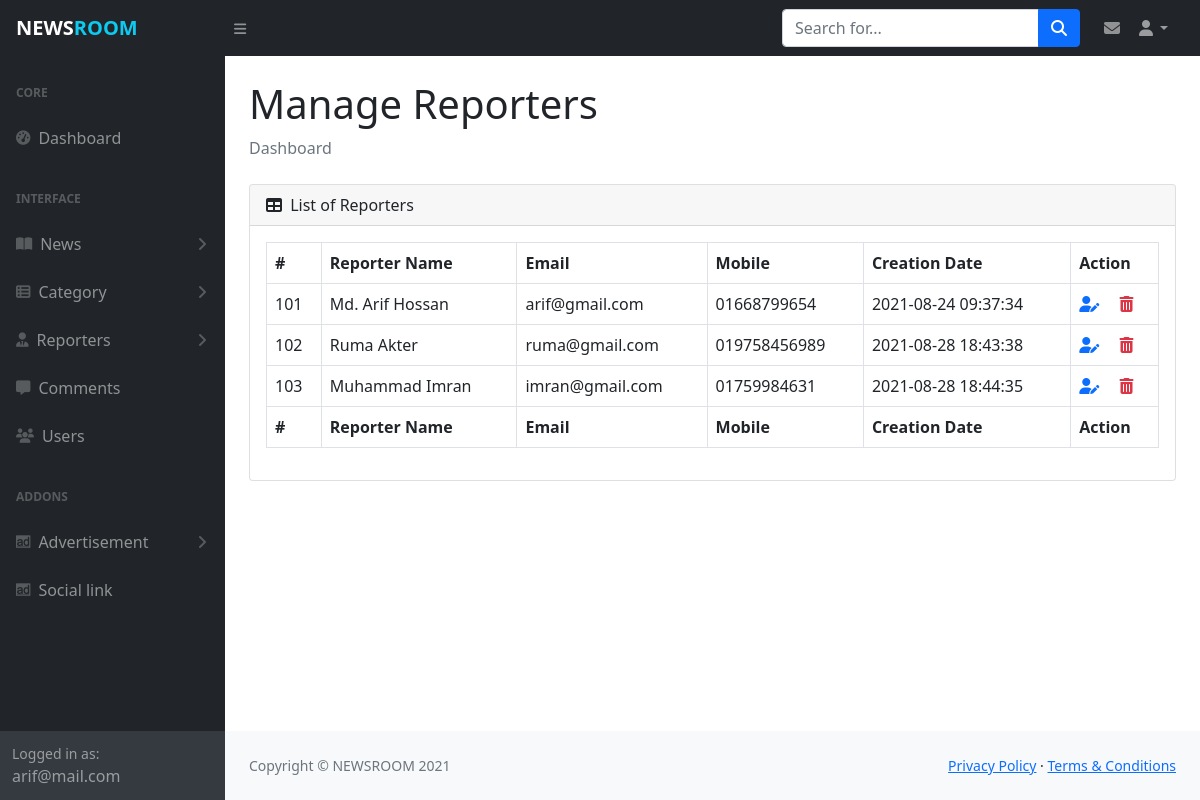
Page /admin/manage_reporters.php (signed in) on the committed database.
### tables this page shows
CREATE TABLE `myadmin` (
  `id` int(11) NOT NULL,
  `admin_name` varchar(30) DEFAULT NULL,
  `admin_mail` varchar(30) NOT NULL,
  `admin_pass` varchar(80) NOT NULL,
  `created_date` timestamp NOT NULL DEFAULT current_timestamp(),
  `updated_date` timestamp NULL DEFAULT NULL ON UPDATE current_timestamp()
);

CREATE TABLE `myreporter` (
  `id` int(11) NOT NULL,
  `reporter_name` varchar(30) NOT NULL,
  `reporter_mail` varchar(30) NOT NULL,
  `reporter_mobile` varchar(14) NOT NULL,
  `reporter_img` varchar(100) NOT NULL,
  `created_date` timestamp NOT NULL DEFAULT current_timestamp()
);

### admin/manage_reporters.php (the view, shortened to what this page needs)
<?php include_once('includes/header.php');?>
<?php
    $sql="SELECT * FROM myreporter";
    $result=$db_config->query($sql);
?>
                <main>
                    <div class="container-fluid px-4">
                        <h1 class="mt-4">Manage Reporters</h1>
                        <ol class="breadcrumb mb-4">
                            <li class="breadcrumb-item active">Dashboard</li>
                        </ol>
                        <div class="card mb-4">
                            <div class="card-header">
                                <i class="fas fa-table me-1"></i>
                                List of Reporters
                            </div>
                            <div class="card-body table-responsive">
                                <table id="datatablesSimple" class="table table-bordered">
                                    <thead>
                                        <tr>
                                            <th>#</th>
                                            <th>Reporter Name</th>
                                            <th>Email</th>
                                            <th>Mobile</th>
                                            <th>Creation Date</th>
                                            <th>Action</th>
                                        </tr>
                                    </thead>
                                    <tfoot>
                                        <tr>
                                            <th>#</th>
                                            <th>Reporter Name</th>
                                            <th>Email</th>
                                            <th>Mobile</th>
                                            <th>Creation Date</th>
                                            <th>Action</th>
                                        </tr>
                                    </tfoot>
                                    <tbody>
                                        <?php while ($data=$result->fetch_assoc()) { ?>
                                        <tr>
                                            <td><?php if (!empty($data['id'])) echo $data['id']; ?></td>
                                            <td><?php if (!empty($data['reporter_name'])) echo $data['reporter_name']; ?></td>
                                            <td><?php if (!empty($data['reporter_mail'])) echo $data['reporter_mail']; ?></td>
                                            <td><?php if (!empty($data['reporter_mobile'])) echo $data['reporter_mobile']; ?></td>
                                            <td><?php if (!empty($data['created_date'])) echo $data['created_date']; ?></td>
                                            <td>
                                                <a href="update_reporter.php?rid=<?php echo $data['id']?>" class="me-3"><i class="fas fa-user-edit"></i></i></a>
                                                <a href="includes/process.php?action=r_del&id=<?php echo $data['id']?>" class="text-danger"><i class="fas fa-trash-alt"></i></a>
                                            </td>
                                        </tr>
                                        <?php } ?>
                                    </tbody>
                                </table>
                            </div>
                        </div>
                    </div>
                </main>
<?php include_once('includes/footer.php');?>

### admin/includes/header.php (shortened to what this page needs)
<?php
    include_once('config.php');
    $sql= "SELECT admin_name, admin_mail FROM myadmin";
    $result= $db_config->query($sql);
    $data= $result->fetch_object();
?>
<!DOCTYPE html>
<html lang="en">
    <head>
        <link href="https://cdn.jsdelivr.net/npm/simple-datatables@latest/dist/style.css" rel="stylesheet" />
        <link href="https://cdn.jsdelivr.net/npm/bootstrap@5.1.0/dist/css/bootstrap.min.css" rel="stylesheet">
        <link href="https://cdn.jsdelivr.net/npm/summernote@0.8.18/dist/summernote-lite.min.css" rel="stylesheet">
        <link rel="stylesheet" href="js/styles.css?v=<?php echo time();?>">
    </head>
    <body class="sb-nav-fixed">
        <nav class="sb-topnav navbar navbar-expand navbar-dark bg-dark">
            <a class="navbar-brand ps-3 fw-bold" href="dashboard.php">NEWS<span class="text-info">ROOM</span></a>
            <button class="btn btn-link btn-sm order-1 order-lg-0 me-4 me-lg-0" id="sidebarToggle" href="#!"><i class="fas fa-bars"></i></button>
            <form class="d-none d-md-inline-block form-inline ms-auto me-0 me-md-3 my-2 my-md-0">
                <div class="input-group">
                    <input class="form-control" type="text" placeholder="Search for..." aria-label="Search for..." aria-describedby="btnNavbarSearch" />
                    <button class="btn btn-primary" id="btnNavbarSearch" type="button"><i class="fas fa-search"></i></button>
                </div>
            </form>
            <div class="mx-2">
                <a href="manage_massages.php" class="text-decoration-none text-white-50">
                    <i class="fas fa-envelope"></i>
                </a>
            </div>
            <ul class="navbar-nav ms-auto ms-md-0 me-3 me-lg-4">
                <li class="nav-item dropdown">
                    <a class="nav-link dropdown-toggle" id="navbarDropdown" href="#" role="button" data-bs-toggle="dropdown" aria-expanded="false"><i class="fas fa-user fa-fw"></i></a>
                </li>
            </ul>
        </nav>
        <div id="layoutSidenav">
            <div id="layoutSidenav_nav">
                <nav class="sb-sidenav accordion sb-sidenav-dark" id="sidenavAccordion">
                    <div class="sb-sidenav-menu">
                        <div class="nav">
                            <div class="sb-sidenav-menu-heading">Core</div>
                            <a class="nav-link" href="dashboard.php">
                                <div class="sb-nav-link-icon"><i class="fas fa-tachometer-alt"></i></div>
                                Dashboard
                            </a>
                            <div class="sb-sidenav-menu-heading">Interface</div>
                            <a class="nav-link collapsed" href="#" data-bs-toggle="collapse" data-bs-target="#collapseLayouts" aria-expanded="false" aria-controls="collapseLayouts">
                                <div class="sb-nav-link-icon"><i class="fas fa-book-open"></i></div>
                                News
                                <div class="sb-sidenav-collapse-arrow"><i class="fas fa-angle-down"></i></div>
                            </a>
                            <a class="nav-link collapsed" href="#" data-bs-toggle="collapse" data-bs-target="#collapsePages" aria-expanded="false" aria-controls="collapsePages">
                                <div class="sb-nav-link-icon"><i class="fas fa-th-list"></i></div>
                                Category
                                <div class="sb-sidenav-collapse-arrow"><i class="fas fa-angle-down"></i></div>
                            </a>
                            <a class="nav-link collapsed" href="#" data-bs-toggle="collapse" data-bs-target="#collapseReporter" aria-expanded="false" aria-controls="collapseLayouts">
                                <div class="sb-nav-link-icon"><i class="fas fa-user-tie"></i></div>
                                Reporters
                                <div class="sb-sidenav-collapse-arrow"><i class="fas fa-angle-down"></i></div>
                            </a>
                            <a class="nav-link" href="manage_comments.php">
                                <div class="sb-nav-link-icon"><i class="fas fa-comment-alt"></i></div>
                                Comments
                            </a>
                            <a class="nav-link" href="manage_users.php">
                                <div class="sb-nav-link-icon"><i class="fas fa-users"></i></div>
                                Users
                            </a>
                            <div class="sb-sidenav-menu-heading">Addons</div>
                            <a class="nav-link collapsed" href="#" data-bs-toggle="collapse" data-bs-target="#collapsead" aria-expanded="false" aria-controls="collapseLayouts">
                                <div class="sb-nav-link-icon"><i class="fab fa-adversal"></i></div>
                                Advertisement
                                <div class="sb-sidenav-collapse-arrow"><i class="fas fa-angle-down"></i></div>
                            </a>
                            <a class="nav-link" href="manage_social_link.php">
                                <div class="sb-nav-link-icon"><i class="fab fa-adversal"></i></div>
                                Social link
                            </a>
                        </div>
                    </div>
                    <div class="sb-sidenav-footer">
                        <div class="small">Logged in as:</div>
                        <?php echo $data->admin_mail ?>
                    </div>
                </nav>
            </div>
            <div id="layoutSidenav_content">

### admin/js/styles.css (style rules this page uses)
.fixed-top, .sb-nav-fixed #layoutSidenav #layoutSidenav_nav, .sb-nav-fixed .sb-topnav { position: fixed; top: 0; right: 0; left: 0; z-index: 1030; }
#layoutSidenav { display: flex; }
#layoutSidenav #layoutSidenav_nav { flex-basis: 225px; flex-shrink: 0; transition: transform 0.15s ease-in-out; z-index: 1038; transform: translateX(-225px); }
#layoutSidenav #layoutSidenav_content { position: relative; display: flex; flex-direction: column; justify-content: space-between; min-width: 0; flex-grow: 1; min-height: calc(100vh - 56px); margin-left: -225px; }
.sb-topnav { padding-left: 0; height: 56px; z-index: 1039; }
.sb-topnav .navbar-brand { width: 225px; margin: 0; }
.sb-topnav.navbar-dark #sidebarToggle { color: rgba(255, 255, 255, 0.5); }
@media (min-width: 992px) { #layoutSidenav #layoutSidenav_nav { transform: translateX(0); } }
@media (min-width: 992px) { #layoutSidenav #layoutSidenav_content { margin-left: 0; transition: margin 0.15s ease-in-out; } }
.sb-nav-fixed .sb-topnav { z-index: 1039; }
.sb-nav-fixed #layoutSidenav #layoutSidenav_nav { width: 225px; height: 100vh; z-index: 1038; }
.sb-nav-fixed #layoutSidenav #layoutSidenav_nav .sb-sidenav { padding-top: 56px; }
.sb-nav-fixed #layoutSidenav #layoutSidenav_nav .sb-sidenav .sb-sidenav-menu { overflow-y: auto; }
.sb-nav-fixed #layoutSidenav #layoutSidenav_content { padding-left: 225px; top: 56px; }
.nav .nav-link .sb-nav-link-icon, .sb-sidenav-menu .nav-link .sb-nav-link-icon { margin-right: 0.5rem; }
.sb-sidenav { display: flex; flex-direction: column; height: 100%; flex-wrap: nowrap; }
.sb-sidenav .sb-sidenav-menu { flex-grow: 1; }
.sb-sidenav .sb-sidenav-menu .nav { flex-direction: column; flex-wrap: nowrap; }
.sb-sidenav .sb-sidenav-menu .nav .sb-sidenav-menu-heading { padding: 1.75rem 1rem 0.75rem; font-size: 0.75rem; font-weight: bold; text-transform: uppercase; }
.sb-sidenav .sb-sidenav-menu .nav .nav-link { display: flex; align-items: center; padding-top: 0.75rem; padding-bottom: 0.75rem; position: relative; }
.sb-sidenav .sb-sidenav-menu .nav .nav-link .sb-nav-link-icon { font-size: 0.9rem; }
.sb-sidenav .sb-sidenav-menu .nav .nav-link .sb-sidenav-collapse-arrow { display: inline-block; margin-left: auto; transition: transform 0.15s ease; }
.sb-sidenav .sb-sidenav-menu .nav .nav-link.collapsed .sb-sidenav-collapse-arrow { transform: rotate(-90deg); }
.sb-sidenav .sb-sidenav-footer { padding: 0.75rem; flex-shrink: 0; }
.sb-sidenav-dark { background-color: #212529; color: rgba(255, 255, 255, 0.5); }
.sb-sidenav-dark .sb-sidenav-menu .sb-sidenav-menu-heading { color: rgba(255, 255, 255, 0.25); }
.sb-sidenav-dark .sb-sidenav-menu .nav-link { color: rgba(255, 255, 255, 0.5); }
.sb-sidenav-dark .sb-sidenav-menu .nav-link .sb-nav-link-icon { color: rgba(255, 255, 255, 0.25); }
.sb-sidenav-dark .sb-sidenav-menu .nav-link .sb-sidenav-collapse-arrow { color: rgba(255, 255, 255, 0.25); }
.sb-sidenav-dark .sb-sidenav-footer { background-color: #343a40; }
small, .small { font-size: 0.875em; }

### rows in the picture
myadmin: admin_mail "arif@mail.com"
myreporter: id "101", reporter_name "Md. Arif Hossan", reporter_mail "arif@gmail.com", reporter_mobile "01668799654", created_date "2021-08-24 09:37:34"
myreporter: id "102", reporter_name "Ruma Akter", reporter_mail "ruma@gmail.com", reporter_mobile "019758456989", created_date "2021-08-28 18:43:38"
myreporter: id "103", reporter_name "Muhammad Imran", reporter_mail "imran@gmail.com", reporter_mobile "01759984631", created_date "2021-08-28 18:44:35"
